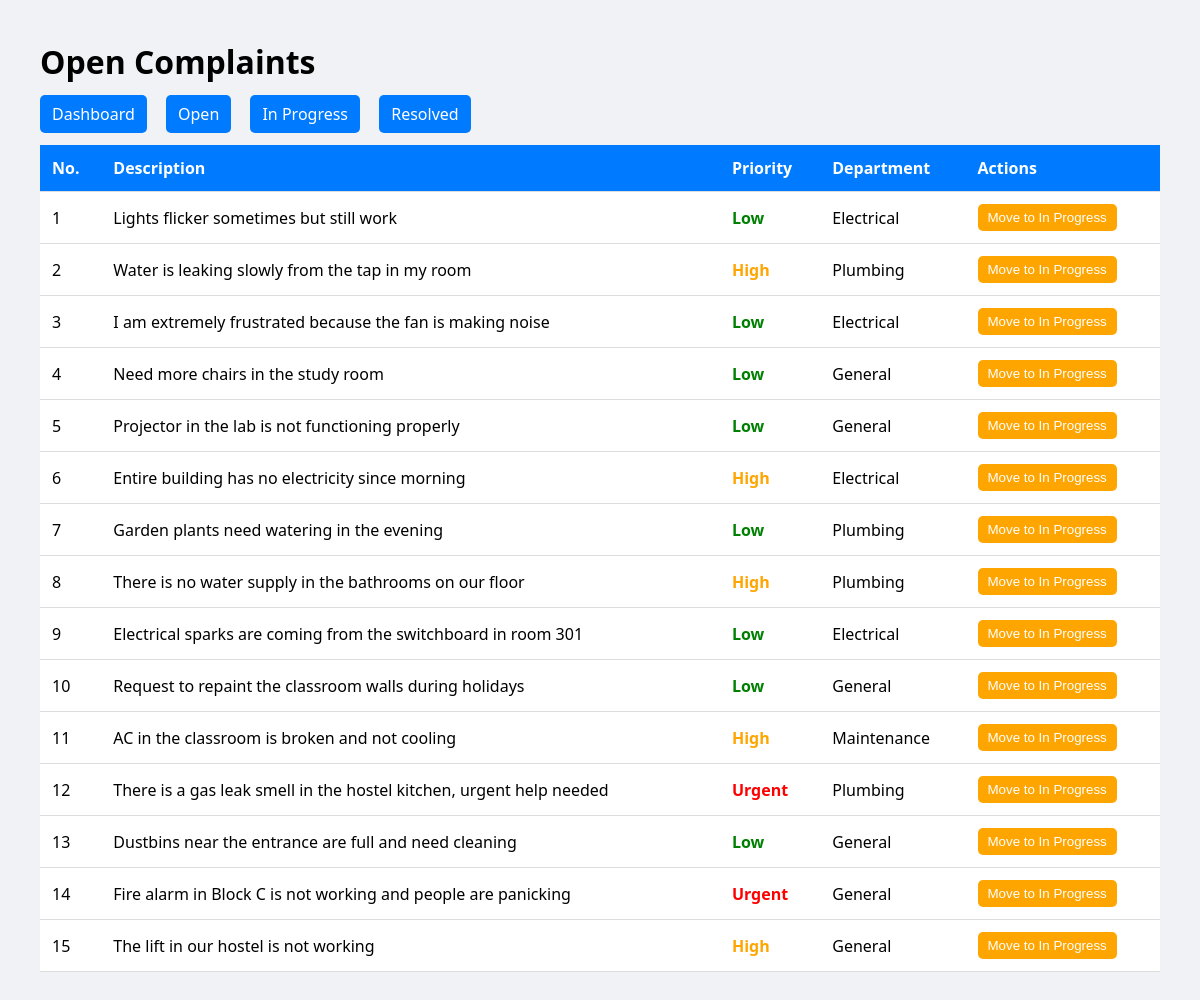
Page /open on the committed database.
### tables this page shows
CREATE TABLE complaints (
            id INTEGER PRIMARY KEY AUTOINCREMENT,
            description TEXT NOT NULL,
            severity TEXT DEFAULT 'Low',
            status TEXT DEFAULT 'Open',
            department TEXT DEFAULT 'General',
            assigned_to TEXT,
            created_at TIMESTAMP DEFAULT CURRENT_TIMESTAMP
        );

### app.py (the view)
@app.route('/open')
def open_complaints():
    conn = get_db_connection()
    complaints = conn.execute(
        "SELECT * FROM complaints WHERE status = 'Open' ORDER BY created_at DESC"
    ).fetchall()
    conn.close()
    return render_template('status_page.html',
                           complaints=complaints,
                           title="Open Complaints",
                           page_type="open")

### app.py (called while the page is built)
def get_db_connection():
    conn = sqlite3.connect(DB_FILE)
    conn.row_factory = sqlite3.Row
    return conn

### templates/status_page.html (shortened to what this page needs)
<!DOCTYPE html>
<html>
<head>
</head>
<body>
<h1>{{ title }}</h1>
<div class="nav">
    <a href="/admin">Dashboard</a>
    <a href="/open">Open</a>
    <a href="/in-progress">In Progress</a>
    <a href="/resolved">Resolved</a>
</div>
<table>
    <tr>
        <th>No.</th>
        <th>Description</th>
        <th>Priority</th>
        <th>Department</th>
        <th>Actions</th>
    </tr>
    {% for c in complaints %}
    <tr>
        <td>{{ loop.index }}</td>
        <td>{{ c.description }}</td>
        <td class="
            {% if c.severity == 'Urgent' %}urgent
            {% elif c.severity == 'High' %}high
            {% else %}low
            {% endif %}
        ">
            {{ c.severity }}
        </td>
        <td>{{ c.department }}</td>
        <td>
            {% if page_type == "open" %}
                <a href="/update_status/{{ c.id }}/In Progress"
                   onclick="return confirm('Move to In Progress?')">
                    <button class="btn progress">Move to In Progress</button>
                </a>
            {% elif page_type == "progress" %}
                <a href="/update_status/{{ c.id }}/Resolved"
                   onclick="return confirm('Mark as Resolved?')">
                    <button class="btn resolved">Mark as Resolved</button>
                </a>
            {% else %}
                <span style="color: gray;">No actions</span>
            {% endif %}
        </td>
    </tr>
    {% endfor %}
</table>
</body>
</html>

### templates/status_page.html (style rules this page uses)
body { font-family: 'Segoe UI'; background: #f0f2f5; margin: 40px; }
h1 { margin-bottom: 20px; }
.nav a { margin-right: 15px; text-decoration: none; padding: 8px 12px; background: #007bff; color: white; border-radius: 5px; }
table { width: 100%; border-collapse: collapse; background: white; margin-top: 20px; }
th, td { padding: 12px; border-bottom: 1px solid #ddd; text-align: left; }
th { background: #007bff; color: white; }
.urgent { color: red; font-weight: bold; }
.high { color: orange; font-weight: bold; }
.low { color: green; font-weight: bold; }
.btn { padding: 6px 10px; border: none; border-radius: 5px; cursor: pointer; color: white; }
.progress { background: orange; }

### rows in the picture
complaints: description "Lights flicker sometimes but still work", severity "Low", department "Electrical"
complaints: description "Water is leaking slowly from the tap in my room", severity "High", department "Plumbing"
complaints: description "I am extremely frustrated because the fan is making noise", severity "Low", department "Electrical"
complaints: description "Need more chairs in the study room", severity "Low", department "General"
complaints: description "Projector in the lab is not functioning properly", severity "Low", department "General"
complaints: description "Entire building has no electricity since morning", severity "High", department "Electrical"
complaints: description "Garden plants need watering in the evening", severity "Low", department "Plumbing"
complaints: description "There is no water supply in the bathrooms on our floor", severity "High", department "Plumbing"
complaints: description "Electrical sparks are coming from the switchboard in room 301", severity "Low", department "Electrical"
complaints: description "Request to repaint the classroom walls during holidays", severity "Low", department "General"
complaints: description "AC in the classroom is broken and not cooling", severity "High", department "Maintenance"
complaints: description "There is a gas leak smell in the hostel kitchen, urgent help needed", severity "Urgent", department "Plumbing"
complaints: description "Dustbins near the entrance are full and need cleaning", severity "Low", department "General"
complaints: description "Fire alarm in Block C is not working and people are panicking", severity "Urgent", department "General"
complaints: description "The lift in our hostel is not working", severity "High", department "General"

### other values in the picture
{{ title }} "Open Complaints"
